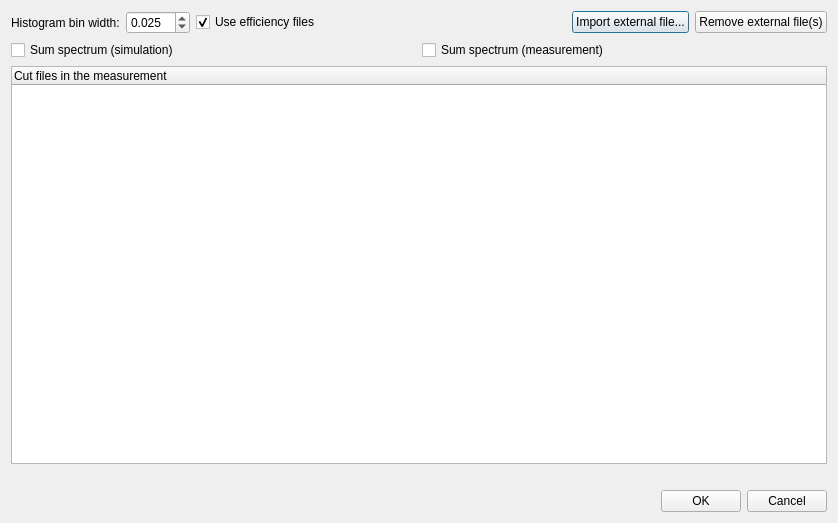
<?xml version="1.0" encoding="UTF-8"?>
<ui version="4.0">
 <class>Dialog</class>
 <widget class="QDialog" name="Dialog">
  <property name="geometry">
   <rect>
    <x>0</x>
    <y>0</y>
    <width>838</width>
    <height>523</height>
   </rect>
  </property>
  <property name="windowTitle">
   <string>Create Energy Spectra</string>
  </property>
  <layout class="QGridLayout" name="gridLayout">
   <item row="2" column="0">
    <layout class="QVBoxLayout" name="verticalLayout">
     <item>
      <layout class="QHBoxLayout" name="horizontalLayout">
       <item>
        <widget class="QLabel" name="histogramTicksLabel">
         <property name="text">
          <string>Histogram bin width:</string>
         </property>
        </widget>
       </item>
       <item>
        <widget class="QDoubleSpinBox" name="histogramTicksDoubleSpinBox">
         <property name="toolTip">
          <string>Define energy spectrum graph's bin width.</string>
         </property>
         <property name="decimals">
          <number>3</number>
         </property>
         <property name="maximum">
          <double>10.000000000000000</double>
         </property>
         <property name="singleStep">
          <double>0.001000000000000</double>
         </property>
         <property name="value">
          <double>0.025000000000000</double>
         </property>
        </widget>
       </item>
       <item>
        <widget class="QCheckBox" name="use_eff_checkbox">
         <property name="toolTip">
          <string>&lt;html&gt;&lt;head/&gt;&lt;body&gt;&lt;p&gt;Determines whether efficiencies are taken into account when plotting measured spectra.&lt;/p&gt;&lt;/body&gt;&lt;/html&gt;</string>
         </property>
         <property name="text">
          <string>Use efficiency files</string>
         </property>
         <property name="checked">
          <bool>true</bool>
         </property>
        </widget>
       </item>
       <item>
        <spacer name="horizontalSpacer">
         <property name="orientation">
          <enum>Qt::Horizontal</enum>
         </property>
         <property name="sizeHint" stdset="0">
          <size>
           <width>40</width>
           <height>20</height>
          </size>
         </property>
        </spacer>
       </item>
       <item>
        <widget class="QPushButton" name="importPushButton">
         <property name="text">
          <string>Import external file...</string>
         </property>
        </widget>
       </item>
       <item>
        <widget class="QPushButton" name="removePushButton">
         <property name="text">
          <string>Remove external file(s)</string>
         </property>
        </widget>
       </item>
      </layout>
     </item>
     <item>
      <layout class="QHBoxLayout" name="horizontalLayout_7">
       <item>
        <widget class="QCheckBox" name="sum_spectrum_checkbox_simulation">
         <property name="enabled">
          <bool>true</bool>
         </property>
         <property name="toolTip">
          <string>&lt;html&gt;&lt;head/&gt;&lt;body&gt;&lt;p&gt;Generates the sum spectrum based on simulated energy spectra&lt;/p&gt;&lt;/body&gt;&lt;/html&gt;</string>
         </property>
         <property name="text">
          <string>Sum spectrum (simulation)</string>
         </property>
         <property name="checked">
          <bool>false</bool>
         </property>
        </widget>
       </item>
       <item>
        <widget class="QCheckBox" name="sum_spectrum_checkbox_measurement">
         <property name="toolTip">
          <string>&lt;html&gt;&lt;head/&gt;&lt;body&gt;&lt;p&gt;Generates the sum spectrum based on measured energy spectra&lt;/p&gt;&lt;/body&gt;&lt;/html&gt;</string>
         </property>
         <property name="text">
          <string>Sum spectrum (measurement)</string>
         </property>
         <property name="checked">
          <bool>false</bool>
         </property>
        </widget>
       </item>
      </layout>
     </item>
     <item>
      <layout class="QGridLayout" name="gridLayout_2">
       <item row="0" column="0">
        <widget class="QTreeWidget" name="treeWidget">
         <column>
          <property name="text">
           <string>Cut files in the measurement</string>
          </property>
         </column>
        </widget>
       </item>
      </layout>
     </item>
     <item>
      <widget class="QLabel" name="label_efficiency_files">
       <property name="text">
        <string/>
       </property>
      </widget>
     </item>
     <item>
      <layout class="QHBoxLayout" name="horizontalLayout_2">
       <item>
        <spacer name="horizontalSpacer_2">
         <property name="orientation">
          <enum>Qt::Horizontal</enum>
         </property>
         <property name="sizeHint" stdset="0">
          <size>
           <width>40</width>
           <height>20</height>
          </size>
         </property>
        </spacer>
       </item>
       <item>
        <widget class="QLabel" name="label_status">
         <property name="text">
          <string/>
         </property>
        </widget>
       </item>
       <item>
        <widget class="QPushButton" name="pushButton_OK">
         <property name="text">
          <string>OK</string>
         </property>
        </widget>
       </item>
       <item>
        <widget class="QPushButton" name="pushButton_Cancel">
         <property name="text">
          <string>Cancel</string>
         </property>
        </widget>
       </item>
      </layout>
     </item>
    </layout>
   </item>
  </layout>
 </widget>
 <tabstops>
  <tabstop>histogramTicksDoubleSpinBox</tabstop>
  <tabstop>pushButton_OK</tabstop>
  <tabstop>pushButton_Cancel</tabstop>
 </tabstops>
 <resources/>
 <connections/>
</ui>
